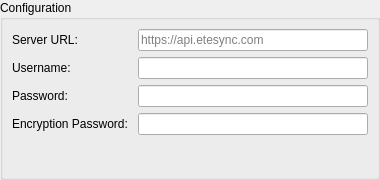
<?xml version="1.0" encoding="UTF-8"?>
<ui version="4.0">
 <class>ConfigWidget</class>
 <widget class="QWidget" name="ConfigWidget">
  <property name="geometry">
   <rect>
    <x>0</x>
    <y>0</y>
    <width>380</width>
    <height>180</height>
   </rect>
  </property>
  <layout class="QVBoxLayout" name="verticalLayout">
   <property name="leftMargin">
    <number>0</number>
   </property>
   <property name="topMargin">
    <number>0</number>
   </property>
   <property name="rightMargin">
    <number>0</number>
   </property>
   <property name="bottomMargin">
    <number>0</number>
   </property>
   <item>
    <widget class="QGroupBox" name="groupBox">
     <property name="title">
      <string>Configuration</string>
     </property>
     <property name="checkable">
      <bool>false</bool>
     </property>
     <layout class="QFormLayout" name="formLayout">
      <item row="0" column="0">
       <widget class="QLabel" name="label_BaseUrl">
        <property name="sizePolicy">
         <sizepolicy hsizetype="Fixed" vsizetype="Preferred">
          <horstretch>0</horstretch>
          <verstretch>0</verstretch>
         </sizepolicy>
        </property>
        <property name="minimumSize">
         <size>
          <width>120</width>
          <height>0</height>
         </size>
        </property>
        <property name="text">
         <string>Server URL:</string>
        </property>
       </widget>
      </item>
      <item row="0" column="1">
       <widget class="QLineEdit" name="kcfg_BaseUrl">
        <property name="toolTip">
         <string>The URL of the EteSync server</string>
        </property>
        <property name="whatsThis">
         <string>The URL of the EteSync server</string>
        </property>
        <property name="placeholderText">
         <string notr="true">https://api.etesync.com</string>
        </property>
       </widget>
      </item>
      <item row="1" column="0">
       <widget class="QLabel" name="label_Username">
        <property name="sizePolicy">
         <sizepolicy hsizetype="Fixed" vsizetype="Preferred">
          <horstretch>0</horstretch>
          <verstretch>0</verstretch>
         </sizepolicy>
        </property>
        <property name="minimumSize">
         <size>
          <width>120</width>
          <height>0</height>
         </size>
        </property>
        <property name="text">
         <string>Username:</string>
        </property>
       </widget>
      </item>
      <item row="1" column="1">
       <widget class="QLineEdit" name="kcfg_Username">
        <property name="toolTip">
         <string>The username that is used to log into the EteSync server</string>
        </property>
        <property name="whatsThis">
         <string>The username that is used to log into the EteSync server</string>
        </property>
       </widget>
      </item>
      <item row="2" column="0">
       <widget class="QLabel" name="label_Password">
        <property name="sizePolicy">
         <sizepolicy hsizetype="Fixed" vsizetype="Preferred">
          <horstretch>0</horstretch>
          <verstretch>0</verstretch>
         </sizepolicy>
        </property>
        <property name="minimumSize">
         <size>
          <width>120</width>
          <height>0</height>
         </size>
        </property>
        <property name="text">
         <string>Password:</string>
        </property>
       </widget>
      </item>
      <item row="2" column="1">
       <widget class="QLineEdit" name="kcfg_Password">
        <property name="toolTip">
         <string>The password that is used to log into the EteSync server</string>
        </property>
        <property name="whatsThis">
         <string>The password that is used to log into the EteSync server</string>
        </property>
        <property name="echoMode">
         <enum>QLineEdit::Password</enum>
        </property>
       </widget>
      </item>
      <item row="3" column="0">
       <widget class="QLabel" name="label_EncryptionPassword">
        <property name="sizePolicy">
         <sizepolicy hsizetype="Fixed" vsizetype="Preferred">
          <horstretch>0</horstretch>
          <verstretch>0</verstretch>
         </sizepolicy>
        </property>
        <property name="minimumSize">
         <size>
          <width>120</width>
          <height>0</height>
         </size>
        </property>
        <property name="text">
         <string>Encryption Password:</string>
        </property>
       </widget>
      </item>
      <item row="3" column="1">
       <widget class="QLineEdit" name="kcfg_EncryptionPassword">
        <property name="toolTip">
         <string>Encryption password for your EteSync account</string>
        </property>
        <property name="whatsThis">
         <string>Encryption password for your EteSync account</string>
        </property>
        <property name="echoMode">
         <enum>QLineEdit::Password</enum>
        </property>
       </widget>
      </item>
     </layout>
    </widget>
   </item>
  </layout>
 </widget>
 <resources/>
 <connections/>
</ui>
